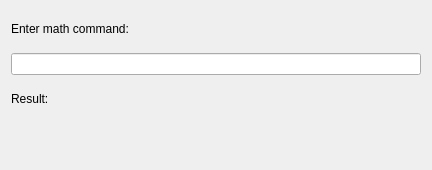
<?xml version="1.0" encoding="UTF-8"?>
<ui version="4.0">
 <class>Form</class>
 <widget class="QWidget" name="Form">
  <property name="geometry">
   <rect>
    <x>0</x>
    <y>0</y>
    <width>432</width>
    <height>170</height>
   </rect>
  </property>
  <property name="windowTitle">
   <string>Math GUI</string>
  </property>
  <layout class="QVBoxLayout" name="verticalLayout">
   <item>
    <widget class="QLabel" name="command">
     <property name="text">
      <string>Enter math command:</string>
     </property>
    </widget>
   </item>
   <item>
    <widget class="QLineEdit" name="lineEdit"/>
   </item>
   <item>
    <widget class="QLabel" name="result">
     <property name="text">
      <string>Result:</string>
     </property>
    </widget>
   </item>
   <item>
    <widget class="QLabel" name="output">
     <property name="text">
      <string/>
     </property>
    </widget>
   </item>
  </layout>
 </widget>
 <resources/>
 <connections/>
</ui>
